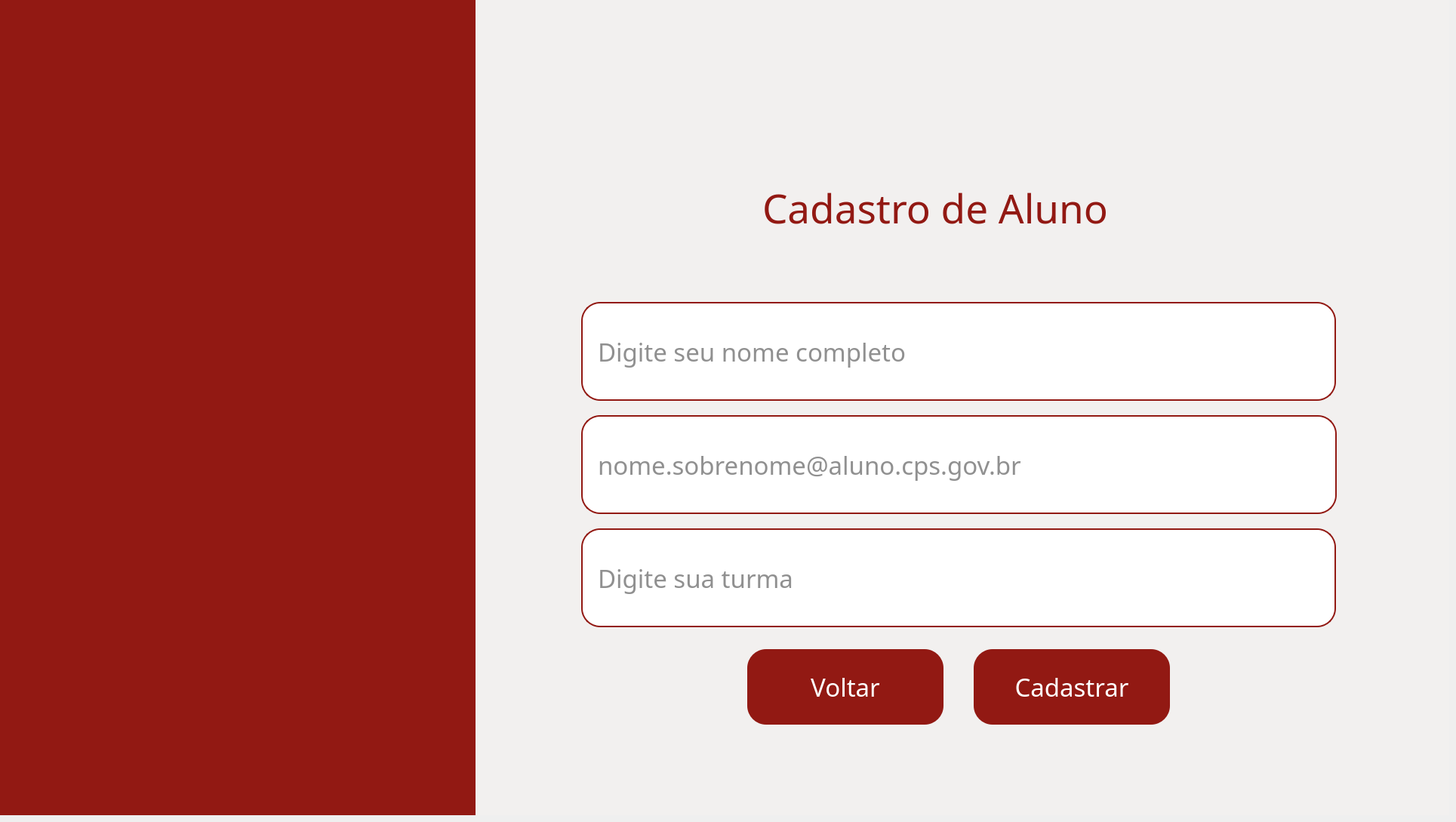
    <widget class="QWidget" name="pg_cadastro_aluno">
     <widget class="QWidget" name="fundo_cadastroaluno" native="true">
      <property name="geometry">
       <rect>
        <x>0</x>
        <y>0</y>
        <width>1920</width>
        <height>1080</height>
       </rect>
      </property>
      <property name="styleSheet">
       <string notr="true">background-color: #F2F0EF;
</string>
      </property>
      <widget class="QWidget" name="barra_cadastroaluno" native="true">
       <property name="geometry">
        <rect>
         <x>0</x>
         <y>0</y>
         <width>630</width>
         <height>1080</height>
        </rect>
       </property>
       <property name="styleSheet">
        <string notr="true">background-color: #921913;</string>
       </property>
       <widget class="QLabel" name="img_fundo_cadastroaluno">
        <property name="geometry">
         <rect>
          <x>-60</x>
          <y>-60</y>
          <width>731</width>
          <height>1171</height>
         </rect>
        </property>
        <property name="text">
         <string/>
        </property>
        <property name="pixmap">
         <pixmap>../../assets/images/fundoetec.png</pixmap>
        </property>
        <property name="scaledContents">
         <bool>true</bool>
        </property>
       </widget>
      </widget>
      <widget class="QLabel" name="lbl_titulo_cadastroaluno">
       <property name="geometry">
        <rect>
         <x>1010</x>
         <y>240</y>
         <width>581</width>
         <height>71</height>
        </rect>
       </property>
       <property name="font">
        <font>
         <family>Arbutus Slab</family>
         <pointsize>40</pointsize>
        </font>
       </property>
       <property name="styleSheet">
        <string notr="true">color: #921913;</string>
       </property>
       <property name="text">
        <string>Cadastro de Aluno</string>
       </property>
      </widget>
      <widget class="QLineEdit" name="input_nomealuno">
       <property name="geometry">
        <rect>
         <x>770</x>
         <y>400</y>
         <width>1000</width>
         <height>131</height>
        </rect>
       </property>
       <property name="font">
        <font>
         <family>Arbutus Slab</family>
         <pointsize>25</pointsize>
        </font>
       </property>
       <property name="styleSheet">
        <string notr="true">background-color: white;
border: 2px solid #921913;
border-radius: 25px;
color: #222222;
padding: 0 18px</string>
       </property>
       <property name="text">
        <string/>
       </property>
       <property name="placeholderText">
        <string>Digite seu nome completo</string>
       </property>
      </widget>
      <widget class="QLineEdit" name="input_emailaluno">
       <property name="geometry">
        <rect>
         <x>770</x>
         <y>550</y>
         <width>1001</width>
         <height>131</height>
        </rect>
       </property>
       <property name="font">
        <font>
         <family>Arbutus Slab</family>
         <pointsize>25</pointsize>
        </font>
       </property>
       <property name="styleSheet">
        <string notr="true">background-color: white;
border: 2px solid #921913;
border-radius: 25px;
color: #222222;
padding: 0 18px</string>
       </property>
       <property name="text">
        <string/>
       </property>
       <property name="placeholderText">
        <string>nome.sobrenome@aluno.cps.gov.br</string>
       </property>
      </widget>
      <widget class="QLineEdit" name="input_turmaaluno">
       <property name="geometry">
        <rect>
         <x>770</x>
         <y>700</y>
         <width>1000</width>
         <height>131</height>
        </rect>
       </property>
       <property name="font">
        <font>
         <family>Arbutus Slab</family>
         <pointsize>25</pointsize>
        </font>
       </property>
       <property name="styleSheet">
        <string notr="true">background-color: white;
border: 2px solid #921913;
border-radius: 25px;
color: #222222;
padding: 0 18px</string>
       </property>
       <property name="text">
        <string/>
       </property>
       <property name="placeholderText">
        <string>Digite sua turma</string>
       </property>
      </widget>
      <widget class="QPushButton" name="btn_voltarperfil3_3">
       <property name="geometry">
        <rect>
         <x>990</x>
         <y>860</y>
         <width>260</width>
         <height>100</height>
        </rect>
       </property>
       <property name="font">
        <font>
         <family>Arbutus Slab</family>
         <pointsize>25</pointsize>
        </font>
       </property>
       <property name="styleSheet">
        <string notr="true">QPushButton{
    background-color: #921913;
    border: none;
    border-radius: 25px;
    color: white;
}

QPushButton:hover{
    background-color: #7a1410;
}

QPushButton:pressed{
    background-color: #5a0f0c;
}</string>
       </property>
       <property name="text">
        <string>Voltar</string>
       </property>
      </widget>
      <widget class="QPushButton" name="btn_cadastrar_aluno">
       <property name="geometry">
        <rect>
         <x>1290</x>
         <y>860</y>
         <width>260</width>
         <height>100</height>
        </rect>
       </property>
       <property name="font">
        <font>
         <family>Arbutus Slab</family>
         <pointsize>25</pointsize>
        </font>
       </property>
       <property name="styleSheet">
        <string notr="true">QPushButton{
    background-color: #921913;
    border: none;
    border-radius: 25px;
    color: white;
}

QPushButton:hover{
    background-color: #7a1410;
}

QPushButton:pressed{
    background-color: #5a0f0c;
}</string>
       </property>
       <property name="text">
        <string>Cadastrar</string>
       </property>
      </widget>
     </widget>
    </widget>
